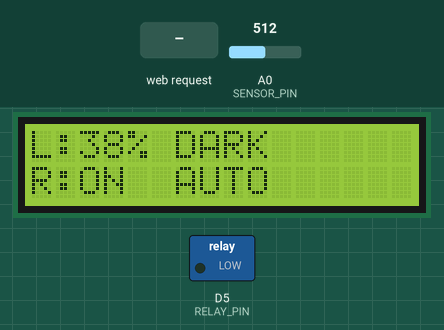
This sketch was run on a simulated ESP8266 (NodeMCU). Parts: 16×2 character LCD, switched loads named in the sketch (green lamp = pin HIGH). The inputs (shaded band) are chosen by the test bench; at power-on: A0 (SENSOR_PIN) = 512. WiFi joins after 1.5 s; servers stay silent unless stated; uploads are accepted with an empty reply; what the sketch prints to the serial monitor is not drawn.

Above: at 4.1 s.
4.2 s: A0 (SENSOR_PIN) set to 490
At 6.2 s:
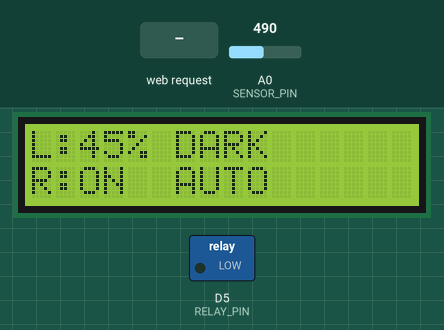
6.5 s: A0 (SENSOR_PIN) set to 458
At 8.0 s:
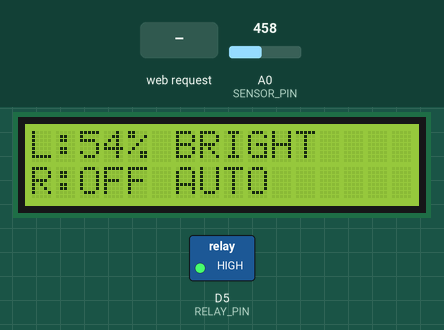
8.5 s: HTTP request GET /relay/on received
At 9.1 s:
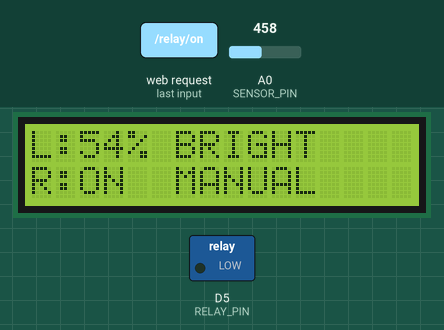
10.0 s: HTTP request GET /relay/off received
At 11.3 s:
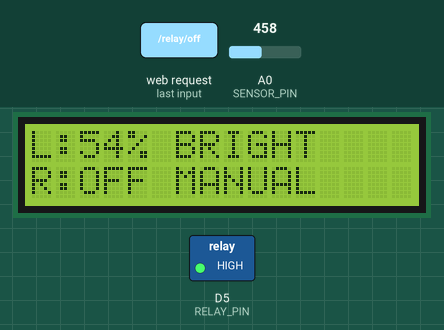
13.9 s: A0 (SENSOR_PIN) set to 511
At 14.6 s:
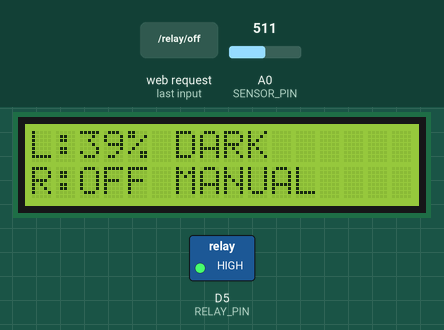
15.5 s: HTTP request GET /relay/on received
At 16.7 s:
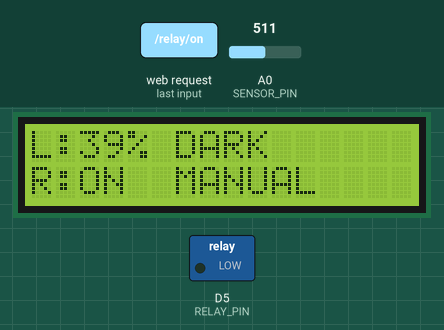
Timing chart, 0 to 18.0 s (numbered marks = the images above; inputs shaded):
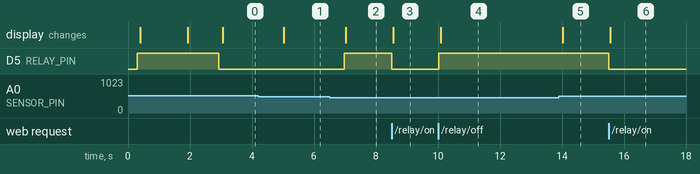

Measured:
- the behaviour switches between 474 and 473 on A0 (SENSOR_PIN) (found by bisection; images 1 and 2)
- after the input at 4.2 s, the display: changes after 0.82 s (image 1)
- after the input at 6.5 s, D5 (RELAY_PIN): LOW → HIGH after 0.47 s; the display: changes after 0.52 s (image 2)
- after the input at 8.5 s, D5 (RELAY_PIN): HIGH → LOW at once; the display: changes after 0.05 s (image 3)
- after the input at 10.0 s, D5 (RELAY_PIN): LOW → HIGH at once; the display: changes after 0.08 s (image 4)
- after the input at 13.9 s, the display: changes after 0.13 s (image 5)
- after the input at 15.5 s, D5 (RELAY_PIN): HIGH → LOW at once; the display: changes after 0.05 s (image 6)

The sketch:

sketch_aug16a_copy_20260817151630.ino
```cpp
#include <Arduino.h>
#include <ESP8266WiFi.h>
#include <ESP8266WebServer.h>
#include <ESP8266HTTPClient.h>
#include <WiFiClientSecureBearSSL.h>
#include <Wire.h>
#include <LiquidCrystal_I2C.h>

// ============================================================
// NADI ESP8266 - LIGHTING / MONITOR SYSTEM
// Google Sheets + WebUI + LCD + Relay
// OOM SAFE VERSION
// ESP8266 CORE 3.1.2 COMPATIBLE
// ============================================================


// ============================================================
// WIFI
// ============================================================

const char WIFI_SSID[] = "Cactusrift";
const char WIFI_PASSWORD[] = "Siniguabisikin";


// ============================================================
// GOOGLE APPS SCRIPT
// ============================================================

const char GOOGLE_SCRIPT_URL[] =
  "https://script.google.com/macros/s/AKfycbzWjUf1vesVyh3Ig4kP_9EKRxjtJ93vD96XzzE46meItaI3MCXixouHxQpvXyFhACuT/exec";


// ============================================================
// PIN CONFIGURATION
// ============================================================

#define SENSOR_PIN A0

#define LCD_SDA D2
#define LCD_SCL D1

#define RELAY_PIN D5

#define RELAY_ON LOW
#define RELAY_OFF HIGH


// ============================================================
// LCD
// ============================================================

LiquidCrystal_I2C lcd(0x27, 16, 2);


// ============================================================
// WEB SERVER
// ============================================================

ESP8266WebServer server(80);


// ============================================================
// VARIABLES
// ============================================================

int rawValue = 0;
int levelValue = 0;

bool relayState = false;
bool autoMode = true;


// ============================================================
// TIMER
// ============================================================

unsigned long lastSensor = 0;
unsigned long lastGoogle = 0;
unsigned long lastLCD = 0;
unsigned long lastWiFiCheck = 0;

const unsigned long SENSOR_INTERVAL = 1000UL;
const unsigned long GOOGLE_INTERVAL = 60000UL;
const unsigned long LCD_INTERVAL = 1000UL;
const unsigned long WIFI_CHECK_INTERVAL = 30000UL;


// ============================================================
// STATUS
// ============================================================

const char* statusText()
{
  if (levelValue >= 50)
  {
    return "BRIGHT";
  }

  return "DARK";
}


// ============================================================
// READ SENSOR
// ============================================================

void readSensor()
{
  rawValue = analogRead(SENSOR_PIN);

  /*
     Calibration:

     raw 650 = level 0%
     raw 300 = level 100%

     Semakin kecil raw:
     semakin terang
  */

  levelValue = map(rawValue, 650, 300, 0, 100);

  levelValue = constrain(levelValue, 0, 100);
}


// ============================================================
// APPLY RELAY
// ============================================================

void applyRelay()
{
  if (relayState)
  {
    digitalWrite(RELAY_PIN, RELAY_ON);
  }
  else
  {
    digitalWrite(RELAY_PIN, RELAY_OFF);
  }
}


// ============================================================
// AUTO MODE
// ============================================================

void updateAuto()
{
  if (!autoMode)
  {
    return;
  }

  /*
     Jika level < 50%
     Relay ON

     Jika level >= 50%
     Relay OFF
  */

  if (levelValue < 50)
  {
    relayState = true;
  }
  else
  {
    relayState = false;
  }

  applyRelay();
}


// ============================================================
// LCD CLEAR LINE
// ============================================================

void lcdClearLine(byte row)
{
  lcd.setCursor(0, row);
  lcd.print("                ");
}


// ============================================================
// UPDATE LCD
// ============================================================

void updateLCD()
{
  // ----------------------------------------------------------
  // BARIS 1
  // ----------------------------------------------------------

  lcdClearLine(0);

  lcd.setCursor(0, 0);

  lcd.print("L:");
  lcd.print(levelValue);
  lcd.print("% ");

  lcd.print(statusText());


  // ----------------------------------------------------------
  // BARIS 2
  // ----------------------------------------------------------

  lcdClearLine(1);

  lcd.setCursor(0, 1);

  lcd.print("R:");

  if (relayState)
  {
    lcd.print("ON ");
  }
  else
  {
    lcd.print("OFF");
  }

  lcd.print(" ");

  if (autoMode)
  {
    lcd.print("AUTO");
  }
  else
  {
    lcd.print("MANUAL");
  }
}


// ============================================================
// SEND GOOGLE SHEETS
// ============================================================

bool sendGoogleSheets()
{
  // ----------------------------------------------------------
  // WIFI CHECK
  // ----------------------------------------------------------

  if (WiFi.status() != WL_CONNECTED)
  {
    Serial.println("Google Sheets skipped: WiFi disconnected");
    return false;
  }


  // ----------------------------------------------------------
  // HEADER
  // ----------------------------------------------------------

  Serial.println();
  Serial.println("==============================");
  Serial.println("GOOGLE SHEETS");
  Serial.println("==============================");

  Serial.println("WiFi: CONNECTED");

  Serial.print("RSSI: ");
  Serial.println(WiFi.RSSI());

  Serial.print("Free Heap Before HTTPS: ");
  Serial.print(ESP.getFreeHeap());
  Serial.println(" bytes");


  // ----------------------------------------------------------
  // BUILD URL
  // ----------------------------------------------------------

  String url;

  url.reserve(320);

  url = GOOGLE_SCRIPT_URL;

  url += "?device=NADI-ESP8266";

  url += "&raw=";
  url += String(rawValue);

  url += "&level=";
  url += String(levelValue);

  url += "&status=";
  url += statusText();

  url += "&relay=";

  if (relayState)
  {
    url += "ON";
  }
  else
  {
    url += "OFF";
  }

  url += "&mode=";

  if (autoMode)
  {
    url += "AUTO";
  }
  else
  {
    url += "MANUAL";
  }


  Serial.println("Sending URL:");
  Serial.println(url);

  Serial.println("Opening HTTPS connection...");
  Serial.println("Sending GET...");


  // ----------------------------------------------------------
  // HTTPS CLIENT
  // ----------------------------------------------------------

  BearSSL::WiFiClientSecure client;

  /*
     Google HTTPS certificate tidak diverifikasi.
     Lebih ringan dan cocok untuk testing ESP8266.
  */

  client.setInsecure();

  /*
     Timeout pendek agar ESP8266 tidak terlalu lama
     tertahan pada koneksi HTTPS.
  */

  client.setTimeout(5000);

  /*
     Buffer kecil untuk mengurangi penggunaan RAM.
  */

  client.setBufferSizes(512, 512);


  // ----------------------------------------------------------
  // HTTP CLIENT
  // ----------------------------------------------------------

  HTTPClient https;

  https.setTimeout(7000);

  /*
     IMPORTANT:

     ESP8266 Core 3.1.2 tidak menerima:

       https.setFollowRedirects(false);

     karena fungsi tersebut membutuhkan enum.

     Kita gunakan:

       HTTPC_DISABLE_FOLLOW_REDIRECTS

     Google Apps Script mengembalikan HTTP 302.

     Dari pengujian Anda:
       HTTP Code: 302

     dan data SUDAH masuk Google Sheets.

     Jadi redirect TIDAK perlu diikuti.
  */

  https.setFollowRedirects(HTTPC_DISABLE_FOLLOW_REDIRECTS);


  // ----------------------------------------------------------
  // BEGIN HTTPS
  // ----------------------------------------------------------

  if (!https.begin(client, url))
  {
    Serial.println("HTTPS begin FAILED");

    Serial.print("Free Heap After HTTPS: ");
    Serial.print(ESP.getFreeHeap());
    Serial.println(" bytes");

    https.end();
    client.stop();

    return false;
  }


  // ----------------------------------------------------------
  // GET
  // ----------------------------------------------------------

  int code = https.GET();


  Serial.print("HTTP Code: ");
  Serial.println(code);


  bool success = false;


  // ----------------------------------------------------------
  // RESPONSE
  // ----------------------------------------------------------

  if (code == HTTP_CODE_OK)
  {
    success = true;

    Serial.println("GOOGLE SHEETS: SUCCESS (200)");
  }
  else if (code == HTTP_CODE_MOVED_PERMANENTLY)
  {
    /*
       HTTP 301.

       Request sudah diterima tetapi server meminta
       redirect permanen.
    */

    success = true;

    Serial.println("GOOGLE SHEETS: REDIRECT (301)");
  }
  else if (code == HTTP_CODE_FOUND)
  {
    /*
       HTTP 302.

       Ini adalah response normal dari Google Apps Script.

       Berdasarkan pengujian Anda, data sudah masuk
       ke Google Sheets walaupun response 302.

       Jadi dianggap SUCCESS.
    */

    success = true;

    Serial.println("GOOGLE SHEETS: SUCCESS (302)");
    Serial.println("Redirect received - data accepted by Google.");
  }
  else
  {
    success = false;

    Serial.print("HTTP Error: ");
    Serial.println(code);
  }


  // ----------------------------------------------------------
  // CLEANUP
  // ----------------------------------------------------------

  https.end();

  client.stop();

  yield();


  // ----------------------------------------------------------
  // HEAP
  // ----------------------------------------------------------

  Serial.print("Free Heap After HTTPS: ");
  Serial.print(ESP.getFreeHeap());
  Serial.println(" bytes");

  Serial.println("==============================");


  return success;
}


// ============================================================
// WEB PAGE HEADER
// Stored in FLASH
// ============================================================

const char PAGE_HEAD[] PROGMEM = R"rawliteral(
<!DOCTYPE html>
<html>

<head>

<meta name="viewport"
content="width=device-width,initial-scale=1">

<title>NADI Lighting Monitor</title>

<style>

body{
font-family:Arial,sans-serif;
margin:0;
background:#f2f2f2;
color:#222;
}

nav{
background:#222;
color:white;
padding:14px;
font-size:18px;
font-weight:bold;
}

.navbar{
display:flex;
gap:10px;
margin-top:8px;
font-size:14px;
}

.navbar a{
color:white;
text-decoration:none;
}

main{
max-width:700px;
margin:auto;
padding:15px;
}

.card{
background:white;
padding:15px;
margin:10px 0;
border-radius:10px;
box-shadow:0 2px 5px rgba(0,0,0,.08);
}

h2{
margin-top:0;
}

.value{
font-size:28px;
font-weight:bold;
}

button{
padding:10px 16px;
margin:4px;
border:none;
border-radius:6px;
cursor:pointer;
font-size:14px;
}

</style>

</head>

<body>

<nav>

NADI LIGHTING MONITOR

<div class="navbar">

<a href="/">HOME</a>

<a href="/auto">AUTO</a>

<a href="/manual">MANUAL</a>

</div>

</nav>

<main>
)rawliteral";


// ============================================================
// WEB PAGE FOOTER
// ============================================================

const char PAGE_TAIL[] PROGMEM = R"rawliteral(

<div class="card">

<a href="/">Refresh</a>

</div>

</main>

</body>

</html>

)rawliteral";


// ============================================================
// WEB ROOT
// ============================================================

void handleRoot()
{
  server.sendContent_P(PAGE_HEAD);


  String page;

  page.reserve(1200);


  // ==========================================================
  // MONITORING CARD
  // ==========================================================

  page += "<div class='card'>";

  page += "<h2>Monitoring</h2>";

  page += "<p>Raw Value: <b>";
  page += String(rawValue);
  page += "</b></p>";

  page += "<p>Level: <span class='value'>";
  page += String(levelValue);
  page += "%</span></p>";

  page += "<p>Status: <b>";
  page += statusText();
  page += "</b></p>";

  page += "<p>Relay: <b>";

  if (relayState)
  {
    page += "ON";
  }
  else
  {
    page += "OFF";
  }

  page += "</b></p>";

  page += "<p>Mode: <b>";

  if (autoMode)
  {
    page += "AUTO";
  }
  else
  {
    page += "MANUAL";
  }

  page += "</b></p>";

  page += "<p>WiFi: <b>CONNECTED</b></p>";

  page += "<p>RSSI: <b>";
  page += String(WiFi.RSSI());
  page += " dBm</b></p>";

  page += "<p>Free Heap: <b>";
  page += String(ESP.getFreeHeap());
  page += " bytes</b></p>";

  page += "</div>";


  // ==========================================================
  // CONTROL CARD
  // ==========================================================

  page += "<div class='card'>";

  page += "<h2>Control</h2>";

  page += "<a href='/relay/on'>";
  page += "<button>RELAY ON</button>";
  page += "</a>";

  page += "<a href='/relay/off'>";
  page += "<button>RELAY OFF</button>";
  page += "</a>";

  page += "<br>";

  page += "<a href='/auto'>";
  page += "<button>AUTO MODE</button>";
  page += "</a>";

  page += "<a href='/manual'>";
  page += "<button>MANUAL MODE</button>";
  page += "</a>";

  page += "</div>";


  // ==========================================================
  // SEND PAGE
  // ==========================================================

  server.sendContent(page);

  page = String();

  server.sendContent_P(PAGE_TAIL);
}


// ============================================================
// REDIRECT HOME
// ============================================================

void redirectHome()
{
  server.sendHeader("Location", "/");

  server.send(302, "text/plain", "");
}


// ============================================================
// RELAY ON
// ============================================================

void handleRelayOn()
{
  autoMode = false;

  relayState = true;

  applyRelay();

  updateLCD();

  redirectHome();
}


// ============================================================
// RELAY OFF
// ============================================================

void handleRelayOff()
{
  autoMode = false;

  relayState = false;

  applyRelay();

  updateLCD();

  redirectHome();
}


// ============================================================
// AUTO MODE
// ============================================================

void handleAuto()
{
  autoMode = true;

  updateAuto();

  updateLCD();

  redirectHome();
}


// ============================================================
// MANUAL MODE
// ============================================================

void handleManual()
{
  autoMode = false;

  updateLCD();

  redirectHome();
}


// ============================================================
// WIFI CONNECT
// ============================================================

bool connectWiFi()
{
  Serial.println();
  Serial.println("==============================");
  Serial.println("WIFI");
  Serial.println("==============================");

  Serial.print("Connecting to: ");
  Serial.println(WIFI_SSID);


  WiFi.mode(WIFI_STA);

  WiFi.begin(WIFI_SSID, WIFI_PASSWORD);


  unsigned long startTime = millis();


  while (WiFi.status() != WL_CONNECTED)
  {
    delay(250);

    Serial.print(".");

    yield();


    /*
       Timeout 20 detik.
    */

    if (millis() - startTime >= 20000UL)
    {
      Serial.println();

      Serial.println("WiFi connection TIMEOUT");

      return false;
    }
  }


  Serial.println();

  Serial.println("WiFi CONNECTED");

  Serial.print("IP: ");
  Serial.println(WiFi.localIP());

  Serial.print("RSSI: ");
  Serial.println(WiFi.RSSI());

  Serial.println("==============================");


  return true;
}


// ============================================================
// SETUP
// ============================================================

void setup()
{
  Serial.begin(115200);

  delay(300);


  // ==========================================================
  // RELAY
  // ==========================================================

  pinMode(RELAY_PIN, OUTPUT);

  relayState = false;

  applyRelay();


  // ==========================================================
  // I2C
  // ==========================================================

  Wire.begin(LCD_SDA, LCD_SCL);


  // ==========================================================
  // LCD
  // ==========================================================

  lcd.init();

  lcd.backlight();

  lcd.clear();

  lcd.setCursor(0, 0);

  lcd.print("NADI SYSTEM");

  lcd.setCursor(0, 1);

  lcd.print("Starting...");


  // ==========================================================
  // SERIAL
  // ==========================================================

  Serial.println();

  Serial.println("==============================");

  Serial.println("NADI ESP8266 SYSTEM");

  Serial.println("==============================");


  // ==========================================================
  // WIFI
  // ==========================================================

  if (!connectWiFi())
  {
    Serial.println("WiFi FAILED");

    lcd.clear();

    lcd.setCursor(0, 0);

    lcd.print("WiFi FAILED");

    lcd.setCursor(0, 1);

    lcd.print("Check WiFi");
  }
  else
  {
    lcd.clear();

    lcd.setCursor(0, 0);

    lcd.print("WiFi CONNECTED");

    delay(1000);
  }


  // ==========================================================
  // WEB SERVER ROUTES
  // ==========================================================

  server.on("/", handleRoot);

  server.on("/relay/on", handleRelayOn);

  server.on("/relay/off", handleRelayOff);

  server.on("/auto", handleAuto);

  server.on("/manual", handleManual);


  // ==========================================================
  // START SERVER
  // ==========================================================

  server.begin();

  Serial.println("Web Server Started");


  if (WiFi.status() == WL_CONNECTED)
  {
    Serial.print("Open: http://");

    Serial.println(WiFi.localIP());
  }


  // ==========================================================
  // INITIAL SENSOR
  // ==========================================================

  readSensor();

  updateAuto();

  updateLCD();


  // ==========================================================
  // GOOGLE TIMER
  // ==========================================================

  /*
     Kirim Google Sheets segera setelah startup.

     Tidak menggunakan retry loop.
  */

  lastGoogle = millis() - GOOGLE_INTERVAL;


  Serial.println();

  Serial.println("System READY");

  Serial.println("==============================");
}


// ============================================================
// LOOP
// ============================================================

void loop()
{
  // ==========================================================
  // WEB SERVER
  // ==========================================================

  server.handleClient();

  yield();


  unsigned long now = millis();


  // ==========================================================
  // SENSOR
  // ==========================================================

  if (now - lastSensor >= SENSOR_INTERVAL)
  {
    lastSensor = now;

    readSensor();

    updateAuto();
  }


  // ==========================================================
  // LCD
  // ==========================================================

  if (now - lastLCD >= LCD_INTERVAL)
  {
    lastLCD = now;

    updateLCD();
  }


  // ==========================================================
  // GOOGLE SHEETS
  // ==========================================================

  if (now - lastGoogle >= GOOGLE_INTERVAL)
  {
    lastGoogle = now;

    /*
       Hanya satu HTTPS request.

       Tidak ada:
       - retry loop
       - reconnect HTTPS berkali-kali
       - delay panjang
       - response body besar
    */

    sendGoogleSheets();
  }


  // ==========================================================
  // WIFI RECOVERY
  // ==========================================================

  if (now - lastWiFiCheck >= WIFI_CHECK_INTERVAL)
  {
    lastWiFiCheck = now;


    if (WiFi.status() != WL_CONNECTED)
    {
      Serial.println();

      Serial.println("WiFi disconnected.");

      Serial.println("Attempting reconnect...");


      WiFi.disconnect();

      WiFi.begin(WIFI_SSID, WIFI_PASSWORD);
    }
  }


  yield();
}
```
